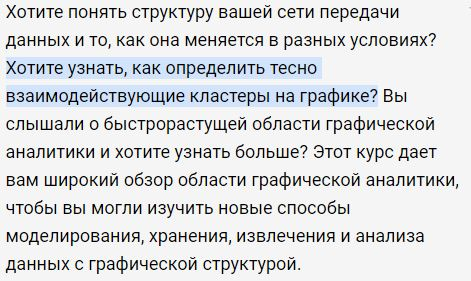
#> input picture NeuroPlusPoop/Capture.JPG, 471 x 281 px, found by its file name
$ python TEST_RUNNER.py
#> lines starting #> are read from the running program, lines starting #| are printed output that depends on the picture
### NeuroPlusPoop/Picture/OCR.py
from PIL import Image
import pytesseract
import logging
import cv2
import os
import pathlib

class Picture_to_text():

    def Get_text_from_picture(self, image):
#> called with image = 'NeuroPlusPoop\\Capture.JPG'
        logging.basicConfig(filename="Text_Graber.log", level=logging.INFO)
        logging.debug("initializing...")

        try:
            logging.info("Opening image: {}".format(image))
            image = cv2.imread(image)
#> image is the input picture: shape (281, 471, 3); mean B, G, R 221.5, 219.5, 217.8

            logging.info("Cleare image from junk")
            gray = cv2.cvtColor(image, cv2.COLOR_BGR2GRAY)
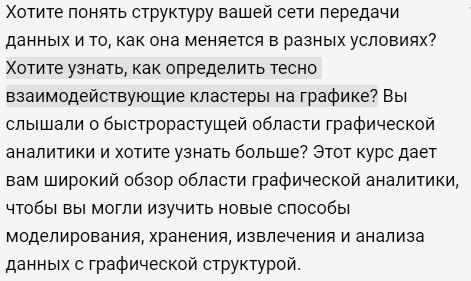
#> gray: shape (281, 471); min 0, max 255, mean 219.2
            gray = cv2.medianBlur(gray, 3)
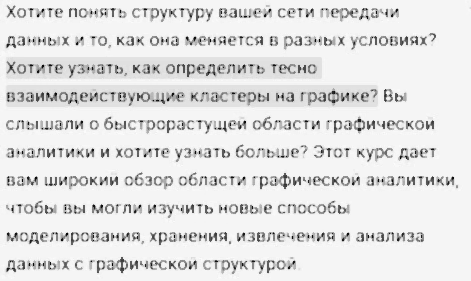
#> gray: shape (281, 471); min 1, max 253, mean 226.1

            filename = "{}.png".format(os.getpid())
            print(filename)
            # print(str(pathlib.Path(__file__).parent.absolute()))

            cv2.imwrite(filename, gray)

            custom_config = r'-l rus --psm 6'
            logging.info("Try to read russian text from picture")
            text_from_file = pytesseract.image_to_string(Image.open(filename), config=custom_config)

        except Exception as e:
            print(e)
            logging.info("Error! Check input file, it should be here: {}".format(image))
            text_from_file = "Кажеться ты обосрался"

        text_file_name = "Output.txt"
        logging.info("Create output file with text")
        text_file = open(text_file_name, "w")
        text_file.write(text_from_file)
        text_file.close()

        return text_file_name

### NeuroPlusPoop/TEST_RUNNER.py
from Picture.OCR import Picture_to_text as PTT
from Sound.Pooper import Sound_builder as SB
import pathlib

class Main():

    def I_Do_Somthing(self, Picture_file_name = 'Capture.JPG'):
        # Initialize working directory
        Working_directory = str(pathlib.Path(__file__).parent.absolute())

        # Get path to picture loaded by user
        Path_to_picture =  Working_directory +'\\'+ Picture_file_name

        # Get text from the picture and write it to the file.
        # Return filename where text from the picture.
        Text_file_name = PTT().Get_text_from_picture(Path_to_picture)

        # Get the path to file where text from picture
        Path_to_text_file = Working_directory +'\\'+ Text_file_name

        # Start building PooP
        # As output: a path to sound file with generated PooP
        Sound_file_name = SB().Build_Output_Sound(Working_directory, Path_to_text_file)

        # Get the path to file where sound from picture
        Path_to_text_file = Working_directory +'\\'+ Sound_file_name

        return 'I did it!'

print(Main().I_Do_Somthing())
#> (the call stopped at in Get_text_from_picture, `text_from_file = pytesseract.image_to_string(Image.open(filename), con..`: pytesseract is not available in this run)
